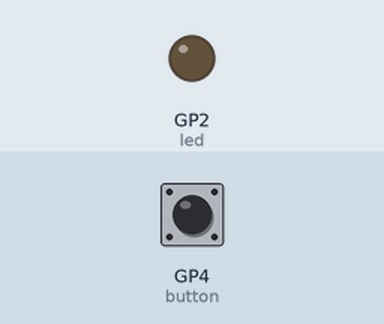
This program was run on a simulated Raspberry Pi Pico running MicroPython. Parts: output pins drawn as LEDs (lit = HIGH). Inputs (shaded band) come from the test bench; at power-on: GP4 (button) HIGH.

Above: at 1.2 s.
1.3 s: GP4 (button) pulled LOW for 0.15 s
At 1.37 s:
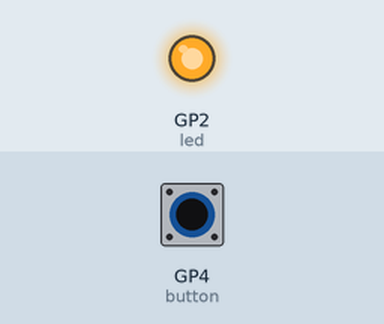
2.9 s: GP4 (button) pulled LOW for 3.2 s
At 7.3 s:
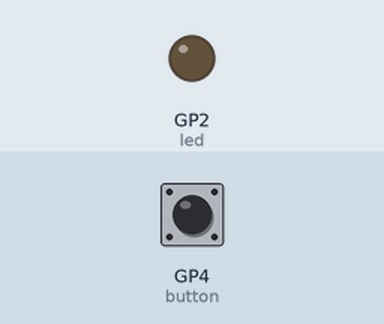
Timing chart, 0 to 8.8 s (numbered marks = the images above; inputs shaded):
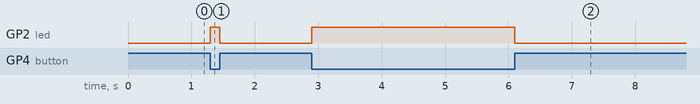

Measured:
- after the input at 1.3 s, GP2 (led): LOW → HIGH at once, → LOW 0.15 s later
- after the input at 2.9 s, GP2 (led): LOW → HIGH at once, → LOW 3.2 s later

The program:

button.py
```python
from machine import Pin

IO_LED = 2
IO_BUTTON = 4

led = Pin(IO_LED, Pin.OUT)
button = Pin(IO_BUTTON, Pin.IN, Pin.PULL_UP)

while True:
    if button.value() == False:  # Taster gedrueckt, Signal ist '0' / GND
        led.on()
    else:
        led.off()
```
